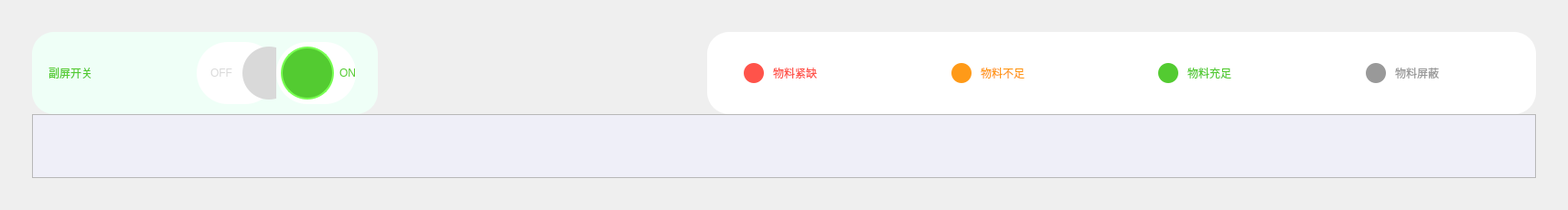
               <widget class="QWidget" name="setting_conduit_content">
                <layout class="QHBoxLayout" name="horizontalLayout_96">
                 <property name="spacing">
                  <number>0</number>
                 </property>
                 <property name="leftMargin">
                  <number>0</number>
                 </property>
                 <property name="topMargin">
                  <number>0</number>
                 </property>
                 <property name="rightMargin">
                  <number>0</number>
                 </property>
                 <property name="bottomMargin">
                  <number>0</number>
                 </property>
                 <item>
                  <widget class="QWidget" name="widget_90" native="true">
                   <property name="styleSheet">
                    <string notr="true">QWidget#widget{
	background-color:rgba(239, 239, 248, 1);
}</string>
                   </property>
                   <layout class="QVBoxLayout" name="verticalLayout_39" stretch="1,20">
                    <property name="spacing">
                     <number>0</number>
                    </property>
                    <property name="leftMargin">
                     <number>35</number>
                    </property>
                    <property name="topMargin">
                     <number>35</number>
                    </property>
                    <property name="rightMargin">
                     <number>35</number>
                    </property>
                    <property name="bottomMargin">
                     <number>35</number>
                    </property>
                    <item>
                     <widget class="QWidget" name="widget_91" native="true">
                      <layout class="QHBoxLayout" name="horizontalLayout_81">
                       <property name="spacing">
                        <number>360</number>
                       </property>
                       <property name="leftMargin">
                        <number>0</number>
                       </property>
                       <property name="topMargin">
                        <number>0</number>
                       </property>
                       <property name="rightMargin">
                        <number>0</number>
                       </property>
                       <property name="bottomMargin">
                        <number>0</number>
                       </property>
                       <item>
                        <widget class="QWidget" name="widget_92" native="true">
                         <property name="minimumSize">
                          <size>
                           <width>378</width>
                           <height>90</height>
                          </size>
                         </property>
                         <property name="maximumSize">
                          <size>
                           <width>378</width>
                           <height>90</height>
                          </size>
                         </property>
                         <property name="styleSheet">
                          <string notr="true">QWidget#widget_92{
	background-color:rgba(239, 255, 247, 1);
	border-radius:24px;
}</string>
                         </property>
                         <layout class="QHBoxLayout" name="horizontalLayout_85">
                          <property name="spacing">
                           <number>0</number>
                          </property>
                          <property name="leftMargin">
                           <number>18</number>
                          </property>
                          <property name="topMargin">
                           <number>0</number>
                          </property>
                          <property name="rightMargin">
                           <number>24</number>
                          </property>
                          <property name="bottomMargin">
                           <number>0</number>
                          </property>
                          <item>
                           <widget class="QLabel" name="label_34">
                            <property name="styleSheet">
                             <string notr="true">color:rgba(83, 203, 49, 1);</string>
                            </property>
                            <property name="text">
                             <string>副屏开关</string>
                            </property>
                           </widget>
                          </item>
                          <item>
                           <widget class="QWidget" name="on_off_setting_widget" native="true">
                            <property name="minimumSize">
                             <size>
                              <width>174</width>
                              <height>90</height>
                             </size>
                            </property>
                            <property name="maximumSize">
                             <size>
                              <width>174</width>
                              <height>90</height>
                             </size>
                            </property>
                            <layout class="QHBoxLayout" name="horizontalLayout_87">
                             <property name="spacing">
                              <number>0</number>
                             </property>
                             <property name="leftMargin">
                              <number>0</number>
                             </property>
                             <property name="topMargin">
                              <number>11</number>
                             </property>
                             <property name="rightMargin">
                              <number>0</number>
                             </property>
                             <property name="bottomMargin">
                              <number>11</number>
                             </property>
                             <item>
                              <widget class="QWidget" name="off_setting_widget" native="true">
                               <property name="styleSheet">
                                <string notr="true">QWidget#off_setting_widget{
	background-color:rgb(255, 255, 255);
	border-radius:34px;
}</string>
                               </property>
                               <layout class="QHBoxLayout" name="horizontalLayout_88">
                                <property name="spacing">
                                 <number>11</number>
                                </property>
                                <property name="leftMargin">
                                 <number>15</number>
                                </property>
                                <property name="topMargin">
                                 <number>5</number>
                                </property>
                                <property name="rightMargin">
                                 <number>5</number>
                                </property>
                                <property name="bottomMargin">
                                 <number>5</number>
                                </property>
                                <item>
                                 <widget class="QLabel" name="name_off_2">
                                  <property name="styleSheet">
                                   <string notr="true">color:rgb(217, 217, 217);</string>
                                  </property>
                                  <property name="text">
                                   <string>OFF</string>
                                  </property>
                                 </widget>
                                </item>
                                <item>
                                 <widget class="QLabel" name="icon_off_2">
                                  <property name="minimumSize">
                                   <size>
                                    <width>58</width>
                                    <height>58</height>
                                   </size>
                                  </property>
                                  <property name="maximumSize">
                                   <size>
                                    <width>58</width>
                                    <height>58</height>
                                   </size>
                                  </property>
                                  <property name="styleSheet">
                                   <string notr="true">background-color:rgb(217, 217, 217);
border-radius:29px;</string>
                                  </property>
                                  <property name="text">
                                   <string/>
                                  </property>
                                 </widget>
                                </item>
                               </layout>
                              </widget>
                             </item>
                             <item>
                              <widget class="QWidget" name="on_setting_widget" native="true">
                               <property name="styleSheet">
                                <string notr="true">QWidget#on_setting_widget{
	background-color:rgb(255, 255, 255);
	border-radius:34px;
}</string>
                               </property>
                               <layout class="QHBoxLayout" name="horizontalLayout_89">
                                <property name="spacing">
                                 <number>21</number>
                                </property>
                                <property name="leftMargin">
                                 <number>5</number>
                                </property>
                                <property name="topMargin">
                                 <number>5</number>
                                </property>
                                <property name="rightMargin">
                                 <number>0</number>
                                </property>
                                <property name="bottomMargin">
                                 <number>5</number>
                                </property>
                                <item>
                                 <widget class="QLabel" name="icon_on_2">
                                  <property name="minimumSize">
                                   <size>
                                    <width>58</width>
                                    <height>58</height>
                                   </size>
                                  </property>
                                  <property name="maximumSize">
                                   <size>
                                    <width>58</width>
                                    <height>58</height>
                                   </size>
                                  </property>
                                  <property name="styleSheet">
                                   <string notr="true">background-color:rgb(83, 203, 49);
border: 2px solid rgb(120, 255, 82);
border-radius:29px;</string>
                                  </property>
                                  <property name="text">
                                   <string/>
                                  </property>
                                 </widget>
                                </item>
                                <item>
                                 <widget class="QLabel" name="name_on_2">
                                  <property name="styleSheet">
                                   <string notr="true">color: rgb(83, 203, 49);</string>
                                  </property>
                                  <property name="text">
                                   <string>ON</string>
                                  </property>
                                 </widget>
                                </item>
                               </layout>
                              </widget>
                             </item>
                            </layout>
                           </widget>
                          </item>
                         </layout>
                        </widget>
                       </item>
                       <item>
                        <widget class="QWidget" name="widget_93" native="true">
                         <property name="minimumSize">
                          <size>
                           <width>906</width>
                           <height>90</height>
                          </size>
                         </property>
                         <property name="maximumSize">
                          <size>
                           <width>906</width>
                           <height>90</height>
                          </size>
                         </property>
                         <property name="styleSheet">
                          <string notr="true">QWidget#widget_93{
	background-color:rgb(255, 255, 255);
	border-radius:24px;
}</string>
                         </property>
                         <layout class="QHBoxLayout" name="horizontalLayout_90">
                          <property name="spacing">
                           <number>0</number>
                          </property>
                          <property name="leftMargin">
                           <number>0</number>
                          </property>
                          <property name="topMargin">
                           <number>0</number>
                          </property>
                          <property name="rightMargin">
                           <number>0</number>
                          </property>
                          <property name="bottomMargin">
                           <number>0</number>
                          </property>
                          <item>
                           <widget class="QWidget" name="widget_94" native="true">
                            <layout class="QHBoxLayout" name="horizontalLayout_91">
                             <property name="spacing">
                              <number>10</number>
                             </property>
                             <property name="leftMargin">
                              <number>40</number>
                             </property>
                             <property name="topMargin">
                              <number>0</number>
                             </property>
                             <property name="rightMargin">
                              <number>0</number>
                             </property>
                             <property name="bottomMargin">
                              <number>0</number>
                             </property>
                             <item>
                              <widget class="QLabel" name="label_35">
                               <property name="minimumSize">
                                <size>
                                 <width>22</width>
                                 <height>22</height>
                                </size>
                               </property>
                               <property name="maximumSize">
                                <size>
                                 <width>22</width>
                                 <height>22</height>
                                </size>
                               </property>
                               <property name="styleSheet">
                                <string notr="true">background-color:rgb(255, 83, 74);
border-radius:11px;</string>
                               </property>
                               <property name="text">
                                <string/>
                               </property>
                              </widget>
                             </item>
                             <item>
                              <widget class="QLabel" name="outtee_title_material_5">
                               <property name="styleSheet">
                                <string notr="true">color:rgb(255, 83, 74);</string>
                               </property>
                               <property name="text">
                                <string>物料紧缺</string>
                               </property>
                              </widget>
                             </item>
                            </layout>
                           </widget>
                          </item>
                          <item>
                           <widget class="QWidget" name="widget_95" native="true">
                            <layout class="QHBoxLayout" name="horizontalLayout_92">
                             <property name="spacing">
                              <number>10</number>
                             </property>
                             <property name="leftMargin">
                              <number>40</number>
                             </property>
                             <property name="topMargin">
                              <number>0</number>
                             </property>
                             <property name="rightMargin">
                              <number>0</number>
                             </property>
                             <property name="bottomMargin">
                              <number>0</number>
                             </property>
                             <item>
                              <widget class="QLabel" name="label_37">
                               <property name="minimumSize">
                                <size>
                                 <width>22</width>
                                 <height>22</height>
                                </size>
                               </property>
                               <property name="maximumSize">
                                <size>
                                 <width>22</width>
                                 <height>22</height>
                                </size>
                               </property>
                               <property name="styleSheet">
                                <string notr="true">background-color:rgb(255, 154, 24);
border-radius:11px;</string>
                               </property>
                               <property name="text">
                                <string/>
                               </property>
                              </widget>
                             </item>
                             <item>
                              <widget class="QLabel" name="outtee_title_material_6">
                               <property name="styleSheet">
                                <string notr="true">color:rgb(255, 154, 24);</string>
                               </property>
                               <property name="text">
                                <string>物料不足</string>
                               </property>
                              </widget>
                             </item>
                            </layout>
                           </widget>
                          </item>
                          <item>
                           <widget class="QWidget" name="widget_96" native="true">
                            <layout class="QHBoxLayout" name="horizontalLayout_93">
                             <property name="spacing">
                              <number>10</number>
                             </property>
                             <property name="leftMargin">
                              <number>40</number>
                             </property>
                             <property name="topMargin">
                              <number>0</number>
                             </property>
                             <property name="rightMargin">
                              <number>0</number>
                             </property>
                             <property name="bottomMargin">
                              <number>0</number>
                             </property>
                             <item>
                              <widget class="QLabel" name="label_40">
                               <property name="minimumSize">
                                <size>
                                 <width>22</width>
                                 <height>22</height>
                                </size>
                               </property>
                               <property name="maximumSize">
                                <size>
                                 <width>22</width>
                                 <height>22</height>
                                </size>
                               </property>
                               <property name="styleSheet">
                                <string notr="true">background-color:rgb(83, 203, 49);
border-radius:11px;</string>
                               </property>
                               <property name="text">
                                <string/>
                               </property>
                              </widget>
                             </item>
                             <item>
                              <widget class="QLabel" name="outtee_title_material_7">
                               <property name="styleSheet">
                                <string notr="true">color:rgb(83, 203, 49);</string>
                               </property>
                               <property name="text">
                                <string>物料充足</string>
                               </property>
                              </widget>
                             </item>
                            </layout>
                           </widget>
                          </item>
                          <item>
                           <widget class="QWidget" name="widget_97" native="true">
                            <layout class="QHBoxLayout" name="horizontalLayout_94">
                             <property name="spacing">
                              <number>10</number>
                             </property>
                             <property name="leftMargin">
                              <number>40</number>
                             </property>
                             <property name="topMargin">
                              <number>0</number>
                             </property>
                             <property name="rightMargin">
                              <number>0</number>
                             </property>
                             <property name="bottomMargin">
                              <number>0</number>
                             </property>
                             <item>
                              <widget class="QLabel" name="label_41">
                               <property name="minimumSize">
                                <size>
                                 <width>22</width>
                                 <height>22</height>
                                </size>
                               </property>
                               <property name="maximumSize">
                                <size>
                                 <width>22</width>
                                 <height>22</height>
                                </size>
                               </property>
                               <property name="styleSheet">
                                <string notr="true">background-color:rgb(153, 153, 153);
border-radius:11px;</string>
                               </property>
                               <property name="text">
                                <string/>
                               </property>
                              </widget>
                             </item>
                             <item>
                              <widget class="QLabel" name="outtee_title_material_8">
                               <property name="styleSheet">
                                <string notr="true">color:rgb(153, 153, 153);</string>
                               </property>
                               <property name="text">
                                <string>物料屏蔽</string>
                               </property>
                              </widget>
                             </item>
                            </layout>
                           </widget>
                          </item>
                         </layout>
                        </widget>
                       </item>
                      </layout>
                     </widget>
                    </item>
                    <item>
                     <widget class="QWidget" name="widget_98" native="true">
                      <layout class="QHBoxLayout" name="horizontalLayout_95">
                       <property name="spacing">
                        <number>0</number>
                       </property>
                       <property name="leftMargin">
                        <number>0</number>
                       </property>
                       <property name="topMargin">
                        <number>0</number>
                       </property>
                       <property name="rightMargin">
                        <number>0</number>
                       </property>
                       <property name="bottomMargin">
                        <number>0</number>
                       </property>
                       <item>
                        <widget class="QScrollArea" name="scrollArea_7">
                         <property name="widgetResizable">
                          <bool>true</bool>
                         </property>
                         <widget class="QWidget" name="conduit_content">
                          <property name="geometry">
                           <rect>
                            <x>0</x>
                            <y>0</y>
                            <width>16</width>
                            <height>16</height>
                           </rect>
                          </property>
                          <property name="styleSheet">
                           <string notr="true">QWidget#conduit_content{
	background-color:rgba(239, 239, 248, 1);
}</string>
                          </property>
                         </widget>
                        </widget>
                       </item>
                      </layout>
                     </widget>
                    </item>
                   </layout>
                  </widget>
                 </item>
                </layout>
               </widget>
